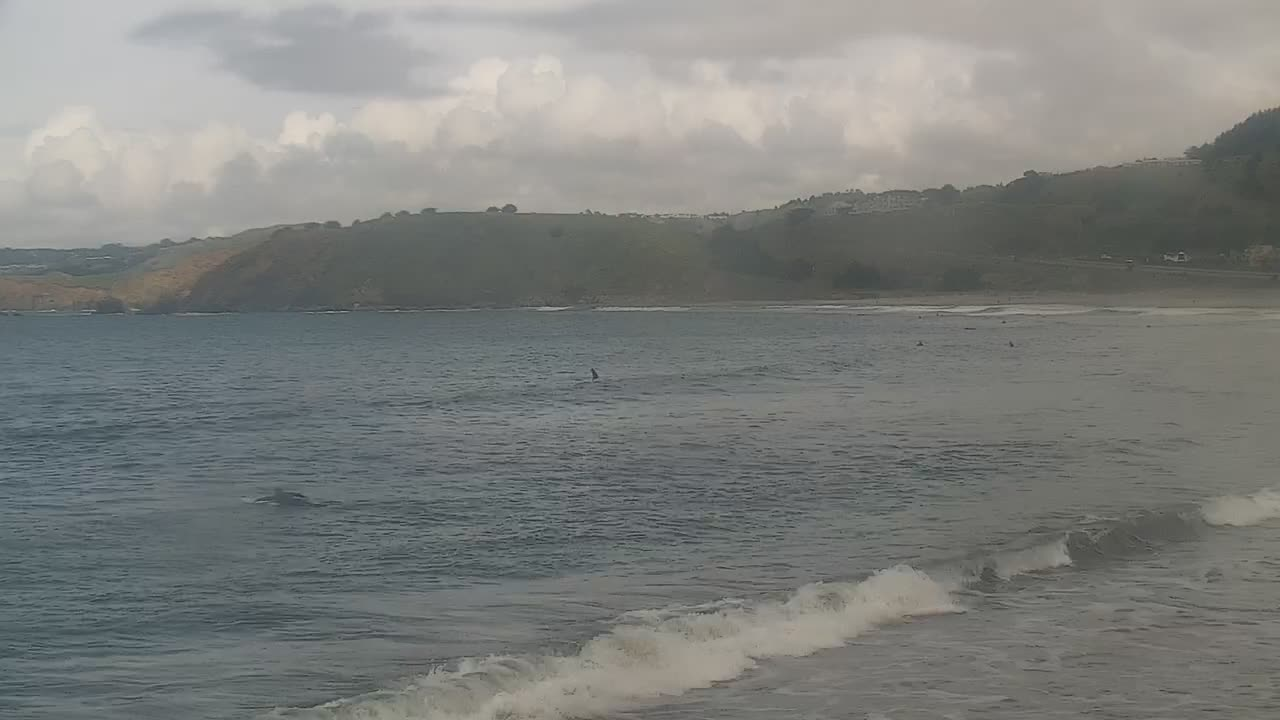
#> input picture data/ex-still-boatdocks.jpg, 1280 x 720 px, found by its file name
$ python test_orientation.py   (older library calls are emulated)
#> lines starting #> are read from the running program, lines starting #| are printed output that depends on the picture; long printed decimals are rounded
import cv2
import numpy as np

image = cv2.imread('../data/ex-still-boatdocks.jpg')
#> image is the input picture: shape (720, 1280, 3); mean B, G, R 124.9, 127.6, 125.4
gray = cv2.cvtColor(image, cv2.COLOR_BGR2GRAY)

sobel_x = cv2.Sobel(gray, cv2.CV_64F, 1, 0, ksize=5)
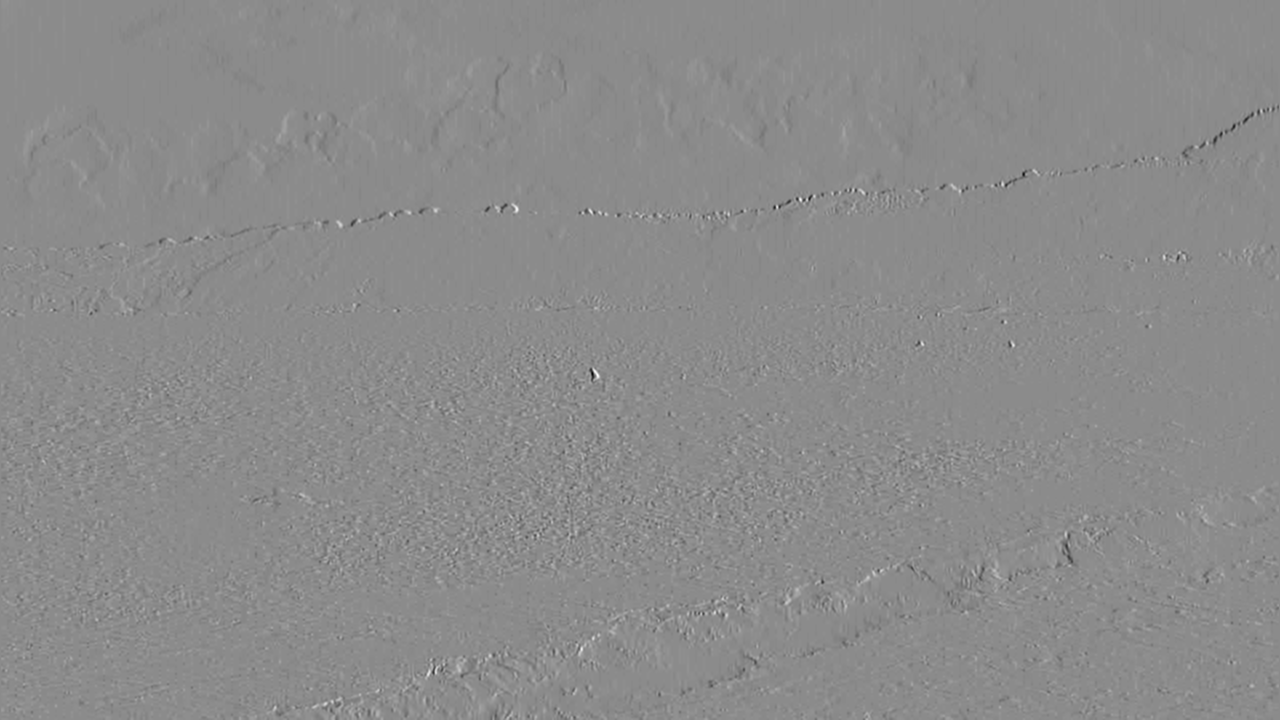
#> sobel_x: shape (720, 1280) float64; min -3531, max 2912, mean -1.5; drawn with min black and max white
sobel_y = cv2.Sobel(gray, cv2.CV_64F, 0, 1, ksize=5)
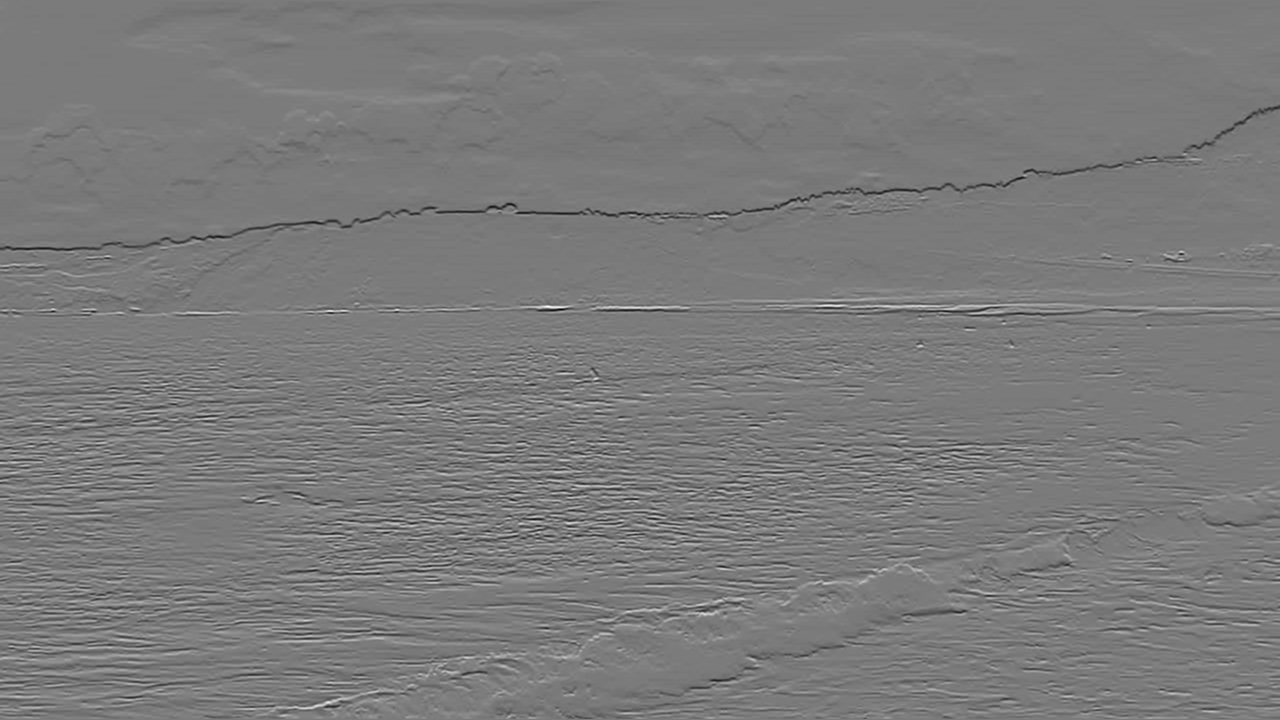
#> sobel_y: shape (720, 1280) float64; min -4047, max 4318, mean -12.3; drawn with min black and max white

abs_sobel_x = np.absolute(sobel_x)
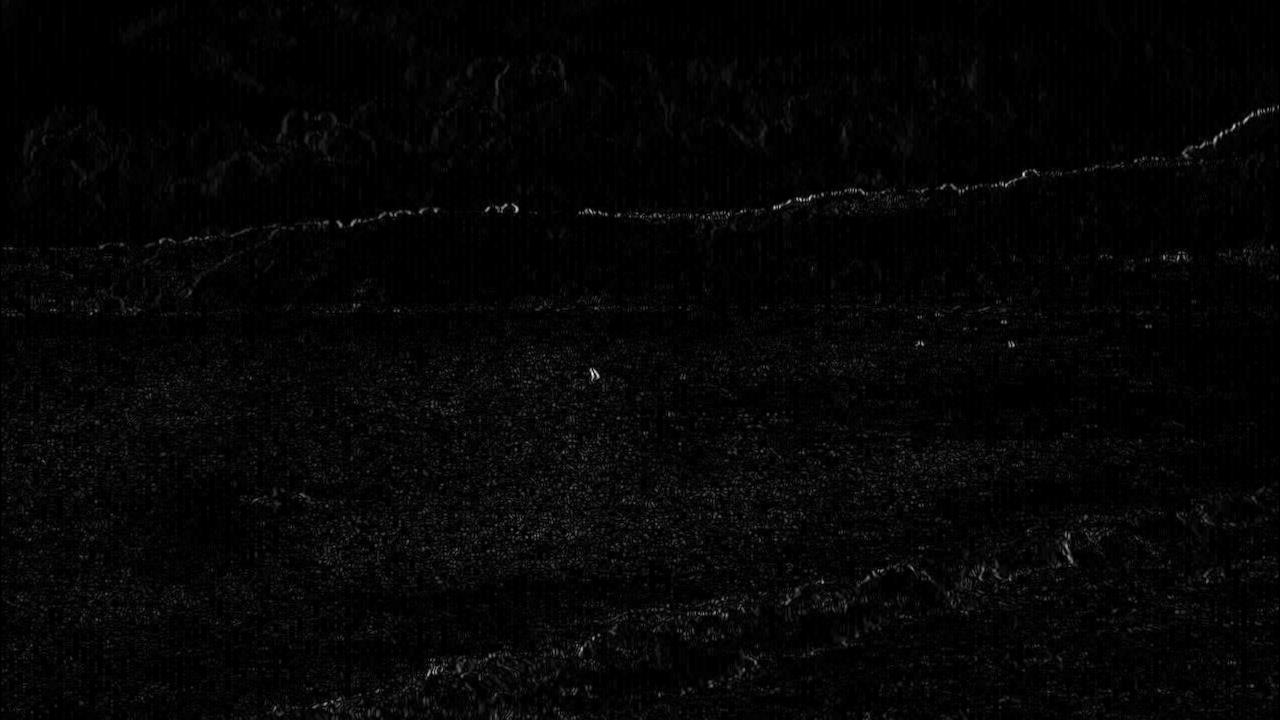
#> abs_sobel_x: shape (720, 1280) float64; min 0, max 3531, mean 77.5; drawn with min black and max white
abs_sobel_y = np.absolute(sobel_y)
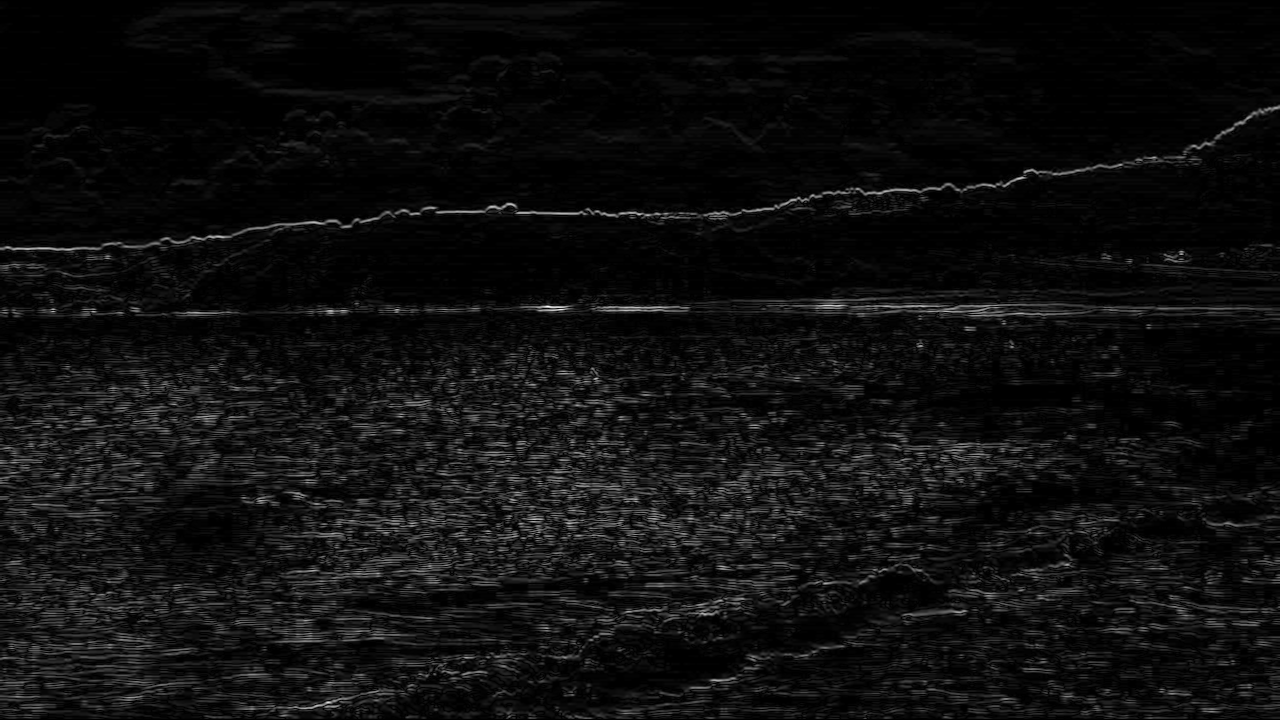
#> abs_sobel_y: shape (720, 1280) float64; min 0, max 4318, mean 251.8; drawn with min black and max white

# Sum edges row-wise
row_edges_x = np.sum(abs_sobel_x, axis=1)
#> row_edges_x = 720 values, max 190717 at index 517, min 19916 at index 3, mean 99146.3
row_edges_y = np.sum(abs_sobel_y, axis=1)
#> row_edges_y = 720 values, max 1001254 at index 310, min 0 at index 0, mean 322277.1

# To avoid division by zero
row_edges_x[row_edges_x == 0] = 1

# Ratio of horizontal to vertical edges
ratio_y_x = row_edges_y / row_edges_x
#> ratio_y_x = 720 values, max 7.04 at index 313, min 0 at index 0, mean 3

# Smooth the ratio
window_size = max(1, int(image.shape[0] * 0.02))
#> window_size = 14
window = np.ones(window_size) / float(window_size)
smoothed_ratio = np.convolve(ratio_y_x, window, mode='same')
#> smoothed_ratio = 720 values, max 5.94 at index 310, min 1.02 at index 72, mean 2.99

print("Row 50 (Land/Sky):", smoothed_ratio[50])
#| Row 50 (Land/Sky): 2.436
print("Row 350 (Ocean):", smoothed_ratio[350])
#| Row 350 (Ocean): 2.457
print("Row 650 (Ocean/Beach):", smoothed_ratio[650])
#| Row 650 (Ocean/Beach): 3.390

max_ratio = np.max(smoothed_ratio)
#> max_ratio = 5.94
mean_ratio = np.mean(smoothed_ratio)
#> mean_ratio = 2.99
print(f"Max ratio: {max_ratio}, Mean ratio: {mean_ratio}")
#| Max ratio: 5.939, Mean ratio: 2.986

# Let's find bounds based on ratio
threshold = mean_ratio * 1.5 # Arbitrary
#> threshold = 4.48
h = image.shape[0]
#> h = 720

top = 0
for y in range(h):
    if smoothed_ratio[y] > threshold:
        top = y
        break

bottom = h
#> bottom = 720
for y in range(h-1, -1, -1):
    if smoothed_ratio[y] > threshold:
        bottom = y
        break

print(f"Detected bounds with ratio threshold {threshold}: Top={top}, Bottom={bottom}")
#| Detected bounds with ratio threshold 4.480: Top=304, Bottom=316

$ run again, with data/ex-still.jpg copied over data/ex-still-boatdocks.jpg
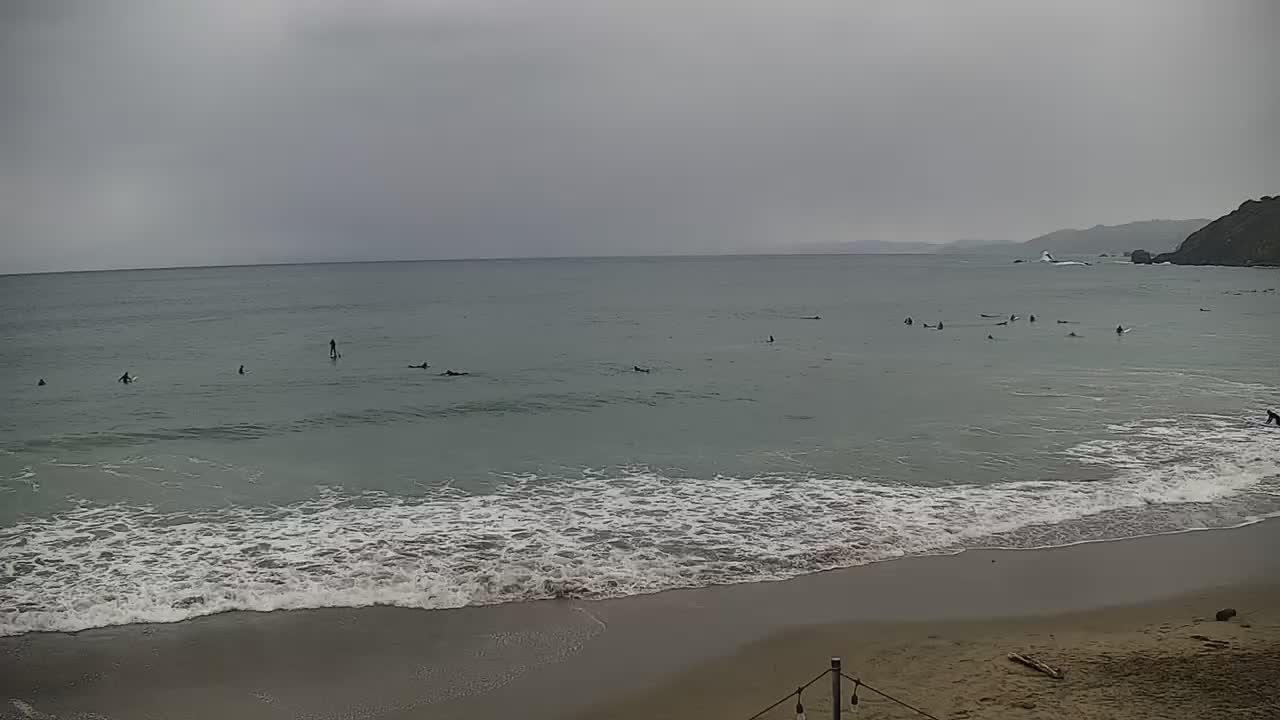
#> input picture data/ex-still.jpg, 1280 x 720 px, found by its file name
#> image is the input picture: shape (720, 1280, 3); mean B, G, R 117.8, 120, 118.4
#> `sobel_y = cv2.Sobel(gray, cv2.CV_64F, 0, 1, ksize=5)`:
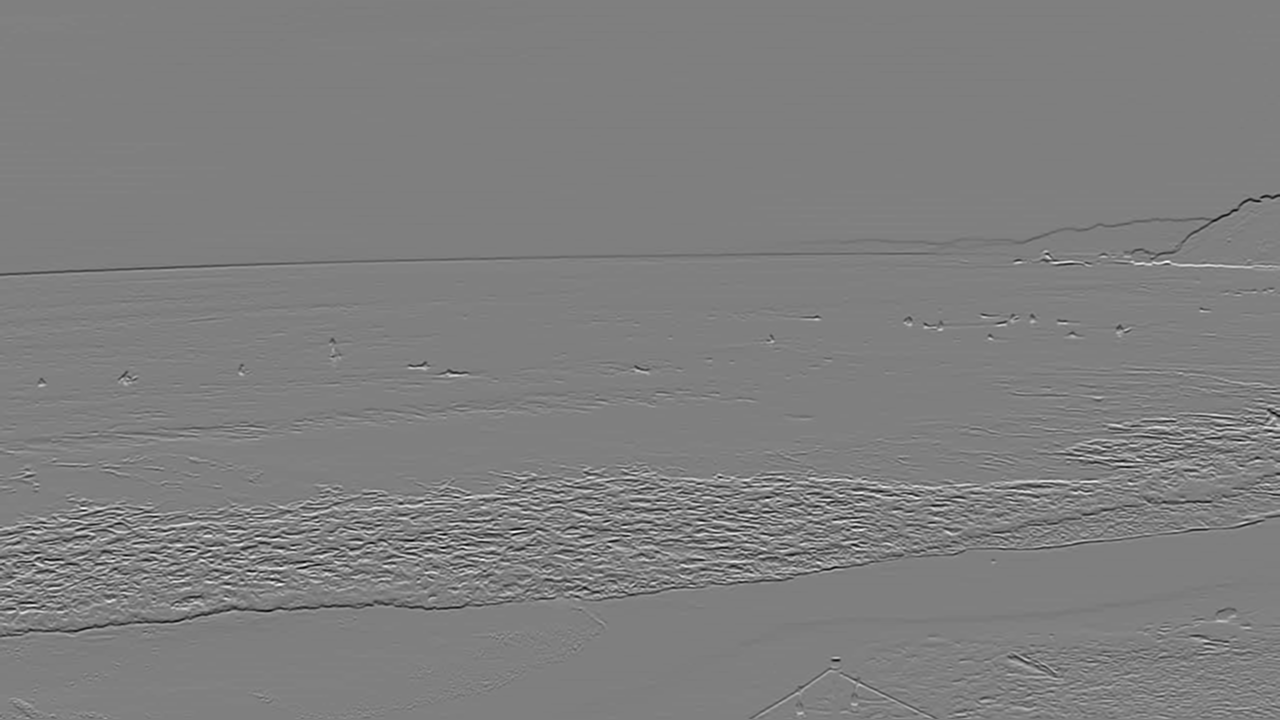
#> sobel_y: shape (720, 1280) float64; min -7146, max 7099, mean -15.4; drawn with min black and max white
#> `abs_sobel_y = np.absolute(sobel_y)`:
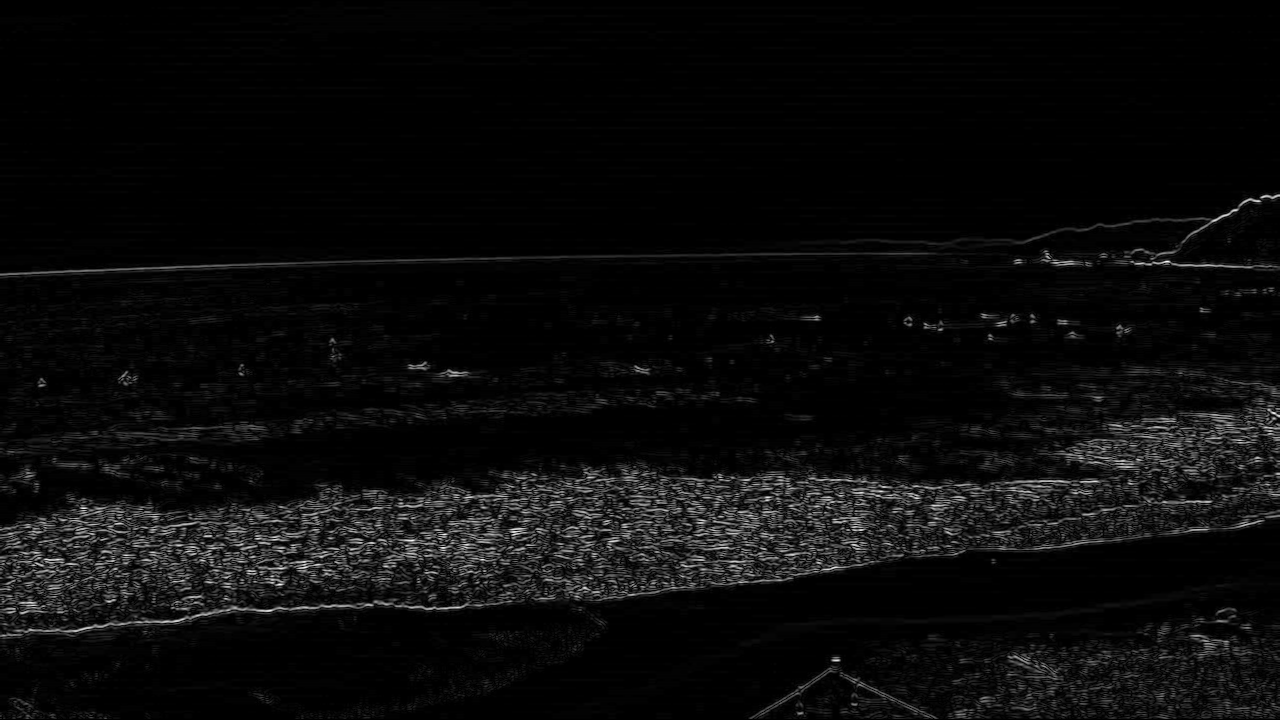
#> abs_sobel_y: shape (720, 1280) float64; min 0, max 7146, mean 311.9; drawn with min black and max white
#> row_edges_x = 720 values, max 754917 at index 530, min 7808 at index 162, mean 164258
#> row_edges_y = 720 values, max 1928407 at index 530, min 0 at index 0, mean 399196.1
#> ratio_y_x = 720 values, max 10.54 at index 273, min 0 at index 0, mean 2.49
#> smoothed_ratio = 720 values, max 8.27 at index 271, min 0.326 at index 0, mean 2.49
#| Row 50 (Land/Sky): 1.934
#| Row 350 (Ocean): 2.058
#| Row 650 (Ocean/Beach): 2.061
#> max_ratio = 8.27
#> mean_ratio = 2.49
#| Max ratio: 8.268, Mean ratio: 2.486
#> threshold = 3.73
#| Detected bounds with ratio threshold 3.728: Top=253, Bottom=440
